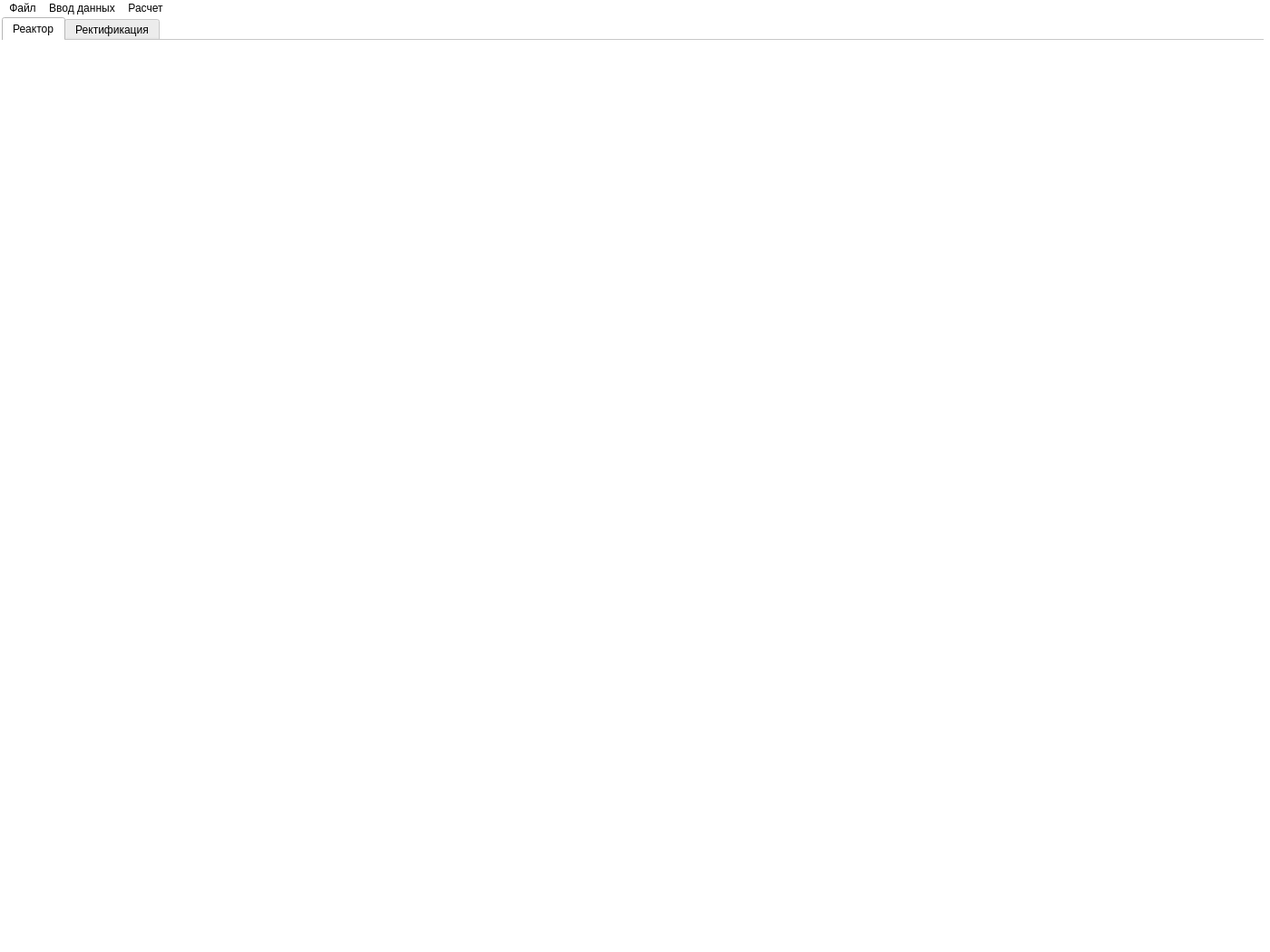
<?xml version="1.0" encoding="UTF-8"?>
<ui version="4.0">
 <class>MainWindow</class>
 <widget class="QMainWindow" name="MainWindow">
  <property name="windowModality">
   <enum>Qt::WindowModal</enum>
  </property>
  <property name="enabled">
   <bool>true</bool>
  </property>
  <property name="geometry">
   <rect>
    <x>0</x>
    <y>0</y>
    <width>1400</width>
    <height>1050</height>
   </rect>
  </property>
  <property name="font">
   <font>
    <family>MS PGothic</family>
   </font>
  </property>
  <property name="cursor">
   <cursorShape>ArrowCursor</cursorShape>
  </property>
  <property name="contextMenuPolicy">
   <enum>Qt::NoContextMenu</enum>
  </property>
  <property name="windowTitle">
   <string>Каталитический крекинг</string>
  </property>
  <property name="windowIcon">
   <iconset>
    <normaloff>Interface_project/img/icon.png</normaloff>Interface_project/img/icon.png</iconset>
  </property>
  <property name="windowOpacity">
   <double>0.000000000000000</double>
  </property>
  <property name="toolTipDuration">
   <number>0</number>
  </property>
  <property name="styleSheet">
   <string notr="true">background-color: rgb(255, 255, 255);
color: rgb(0, 0, 0);
</string>
  </property>
  <property name="toolButtonStyle">
   <enum>Qt::ToolButtonIconOnly</enum>
  </property>
  <property name="animated">
   <bool>true</bool>
  </property>
  <widget class="QWidget" name="centralwidget">
   <widget class="QTabWidget" name="tabWidget">
    <property name="geometry">
     <rect>
      <x>2</x>
      <y>0</y>
      <width>1391</width>
      <height>961</height>
     </rect>
    </property>
    <property name="cursor">
     <cursorShape>ArrowCursor</cursorShape>
    </property>
    <property name="tabPosition">
     <enum>QTabWidget::North</enum>
    </property>
    <property name="tabShape">
     <enum>QTabWidget::Rounded</enum>
    </property>
    <property name="currentIndex">
     <number>0</number>
    </property>
    <property name="elideMode">
     <enum>Qt::ElideMiddle</enum>
    </property>
    <property name="usesScrollButtons">
     <bool>true</bool>
    </property>
    <property name="documentMode">
     <bool>true</bool>
    </property>
    <property name="tabsClosable">
     <bool>false</bool>
    </property>
    <property name="movable">
     <bool>false</bool>
    </property>
    <property name="tabBarAutoHide">
     <bool>false</bool>
    </property>
    <widget class="QWidget" name="tab_reactor">
     <attribute name="title">
      <string>Реактор</string>
     </attribute>
     <widget class="QLabel" name="label">
      <property name="geometry">
       <rect>
        <x>880</x>
        <y>90</y>
        <width>370</width>
        <height>720</height>
       </rect>
      </property>
      <property name="focusPolicy">
       <enum>Qt::TabFocus</enum>
      </property>
      <property name="text">
       <string/>
      </property>
      <property name="pixmap">
       <pixmap>Interface_project/img/схема-1.jpg</pixmap>
      </property>
     </widget>
    </widget>
    <widget class="QWidget" name="tab_rectic">
     <attribute name="title">
      <string>Ректификация</string>
     </attribute>
     <widget class="QLabel" name="label_2">
      <property name="geometry">
       <rect>
        <x>20</x>
        <y>100</y>
        <width>331</width>
        <height>661</height>
       </rect>
      </property>
      <property name="text">
       <string/>
      </property>
      <property name="pixmap">
       <pixmap>Interface_project/img/ректификация.jpg</pixmap>
      </property>
     </widget>
    </widget>
   </widget>
  </widget>
  <widget class="QMenuBar" name="menubar">
   <property name="geometry">
    <rect>
     <x>0</x>
     <y>0</y>
     <width>1400</width>
     <height>21</height>
    </rect>
   </property>
   <widget class="QMenu" name="bar_input">
    <property name="title">
     <string>Ввод данных</string>
    </property>
    <widget class="QMenu" name="bar_input_2">
     <property name="title">
      <string>Ввод данных</string>
     </property>
     <widget class="QMenu" name="bar_rezhim">
      <property name="title">
       <string>Режим</string>
      </property>
      <addaction name="action_create_rezh"/>
      <addaction name="action_edit_rezh"/>
      <addaction name="action_open_rezh"/>
     </widget>
     <widget class="QMenu" name="bar_catal">
      <property name="title">
       <string>Катализатор</string>
      </property>
      <addaction name="action_create_catal"/>
      <addaction name="action_edit_catal"/>
      <addaction name="action_open_catal"/>
     </widget>
     <widget class="QMenu" name="bar_reactor">
      <property name="title">
       <string>Реактор</string>
      </property>
      <addaction name="action_create_reactor"/>
      <addaction name="action_edit_reactor"/>
      <addaction name="action_save_reactor"/>
      <addaction name="action_find_reactor"/>
     </widget>
     <widget class="QMenu" name="bar_feed">
      <property name="title">
       <string>Сырье</string>
      </property>
      <addaction name="action_save_feed"/>
      <addaction name="action_edit_feed"/>
      <addaction name="action_save_adit"/>
     </widget>
     <addaction name="bar_rezhim"/>
     <addaction name="bar_catal"/>
     <addaction name="bar_reactor"/>
     <addaction name="bar_feed"/>
    </widget>
    <addaction name="bar_input_2"/>
    <addaction name="action_Excel"/>
    <addaction name="action_extra"/>
    <addaction name="action_clean"/>
   </widget>
   <widget class="QMenu" name="bar_file">
    <property name="title">
     <string>Файл</string>
    </property>
    <addaction name="action_save"/>
    <addaction name="action_save_as"/>
    <addaction name="action_delete"/>
    <addaction name="separator"/>
    <addaction name="action_exit"/>
   </widget>
   <widget class="QMenu" name="bar_calc">
    <property name="title">
     <string>Расчет</string>
    </property>
   </widget>
   <addaction name="bar_file"/>
   <addaction name="bar_input"/>
   <addaction name="bar_calc"/>
  </widget>
  <widget class="QStatusBar" name="statusbar"/>
  <action name="action_Excel">
   <property name="text">
    <string>Чтение данных с Excel</string>
   </property>
  </action>
  <action name="action_extra">
   <property name="text">
    <string>Дополнительно</string>
   </property>
  </action>
  <action name="action_clean">
   <property name="text">
    <string>Очистить</string>
   </property>
  </action>
  <action name="action_create_rezh">
   <property name="text">
    <string>Создать</string>
   </property>
  </action>
  <action name="action_edit_rezh">
   <property name="text">
    <string>Редактировать</string>
   </property>
  </action>
  <action name="action_open_rezh">
   <property name="text">
    <string>Открыть</string>
   </property>
  </action>
  <action name="action_create_catal">
   <property name="text">
    <string>Создать</string>
   </property>
  </action>
  <action name="action_edit_catal">
   <property name="text">
    <string>Редактировать</string>
   </property>
  </action>
  <action name="action_open_catal">
   <property name="text">
    <string>Открыть</string>
   </property>
  </action>
  <action name="action_create_reactor">
   <property name="text">
    <string>Создать</string>
   </property>
  </action>
  <action name="action_edit_reactor">
   <property name="text">
    <string>Редактировать</string>
   </property>
  </action>
  <action name="action_save_reactor">
   <property name="text">
    <string>Сохранить</string>
   </property>
  </action>
  <action name="action_save_feed">
   <property name="text">
    <string>Создать</string>
   </property>
  </action>
  <action name="action_edit_feed">
   <property name="text">
    <string>Редактировать</string>
   </property>
  </action>
  <action name="action_save_adit">
   <property name="text">
    <string>Сохранить</string>
   </property>
  </action>
  <action name="action_save">
   <property name="text">
    <string>Сохранить</string>
   </property>
  </action>
  <action name="action_delete">
   <property name="text">
    <string>Удалить</string>
   </property>
  </action>
  <action name="action_save_as">
   <property name="text">
    <string>Сохранить как...</string>
   </property>
  </action>
  <action name="action_exit">
   <property name="text">
    <string>Выйти</string>
   </property>
  </action>
  <action name="action_find_reactor">
   <property name="text">
    <string>Выбрать</string>
   </property>
  </action>
 </widget>
 <resources/>
 <connections/>
</ui>
